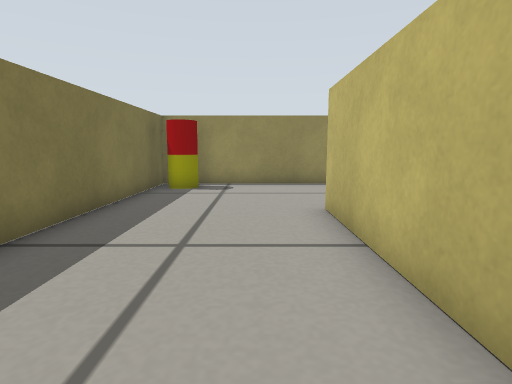
View 1 (above)

16 first-person views from a walk through a robot-simulator world made for Gazebo. The camera is 0.26 m above the floor, tilts 8° down and sees 80° across. The floor is counted in squares, 0.2 m on a side. Each view is taken from the middle of a square. On the plan, view 1 faces up. The plan holds only what a view shows up to about 13 squares ahead; the rest is blank.

View 2
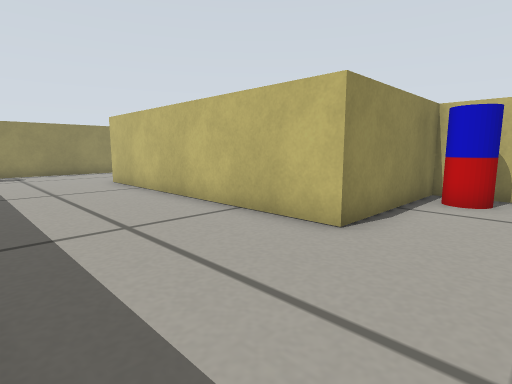

View 3
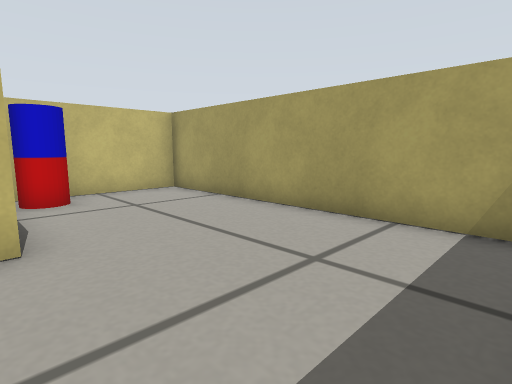

View 4
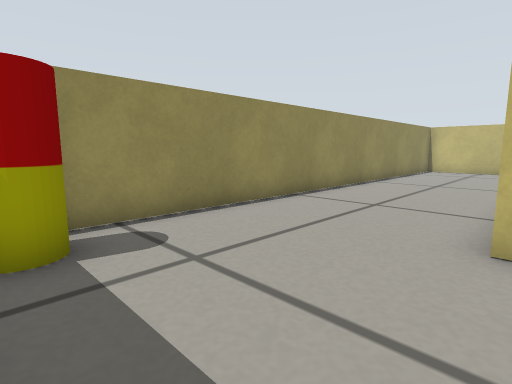

View 5
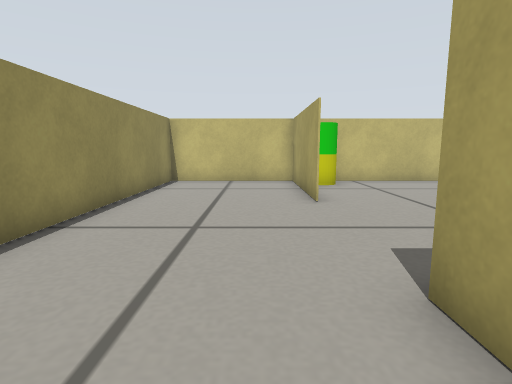

View 6
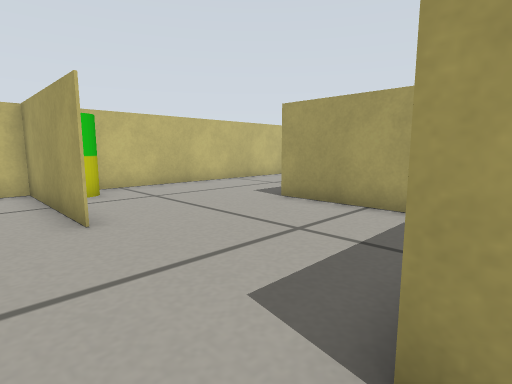

View 7
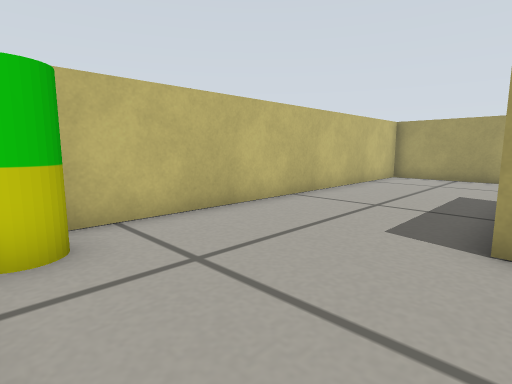

View 8
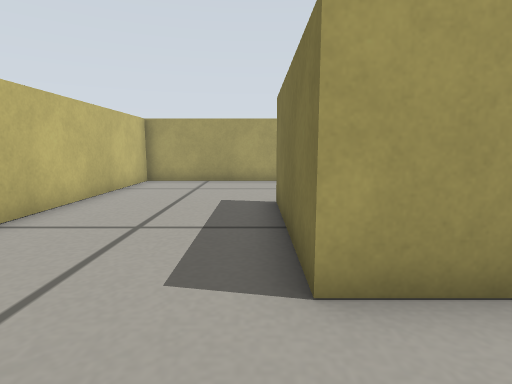

View 9
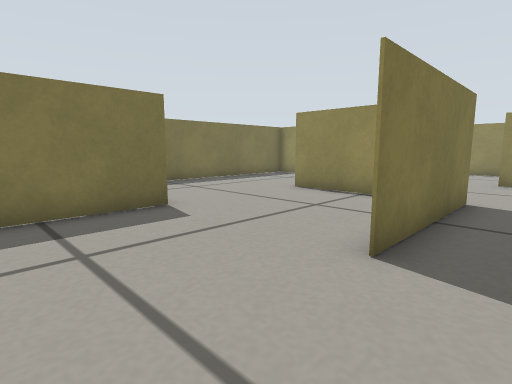

View 10
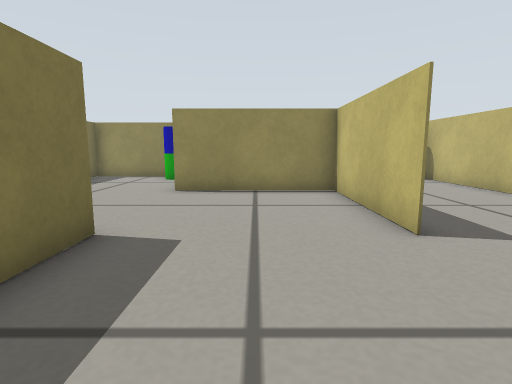

View 11
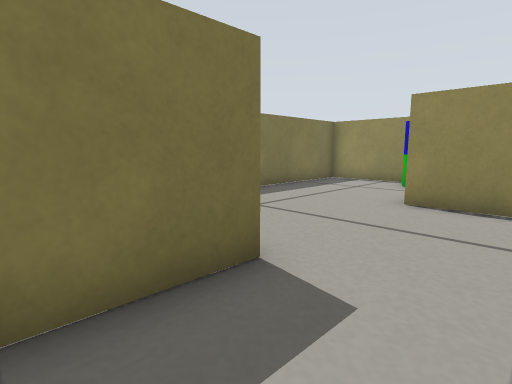

View 12
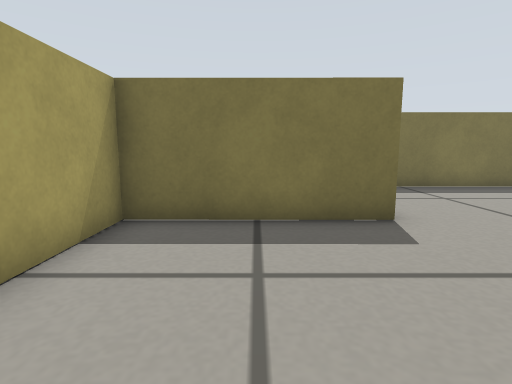

View 13
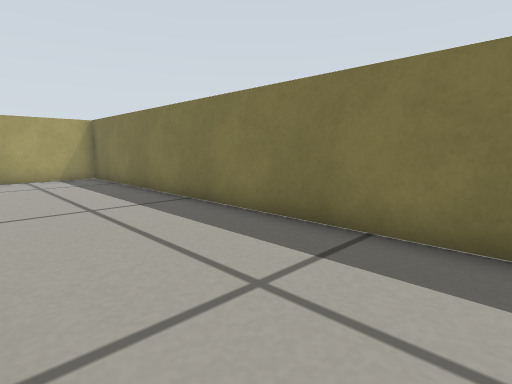

View 14
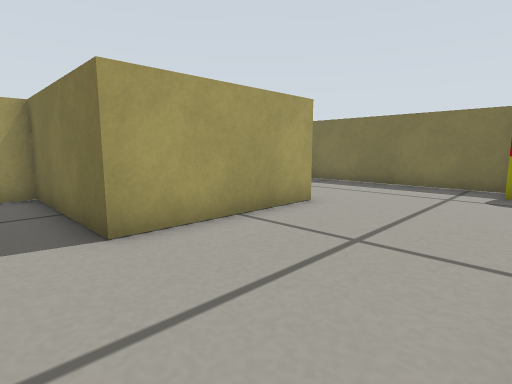

View 15
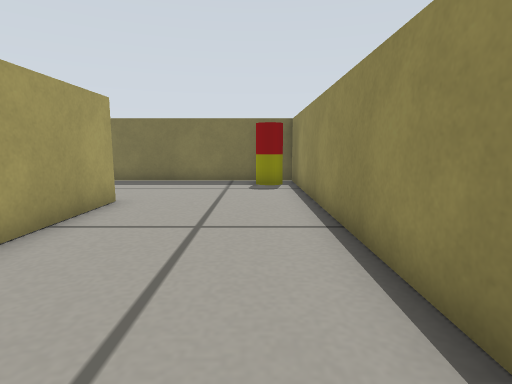

View 16
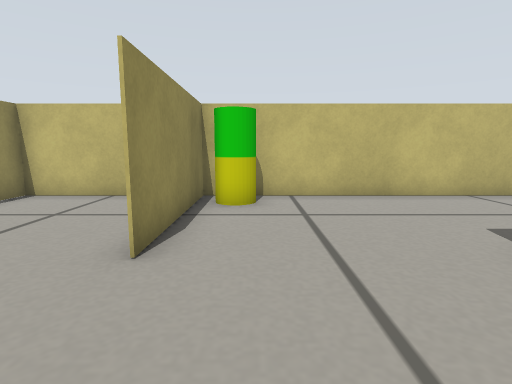

### Floor plan
Points are (right, up) in squares from view 1. A wall is a line through its corners. A room is listed if a view was taken in it or the views show most of it. See-through windows are left out.
Room 1 (views 1, 2, 3, 4, 5, 6, 7, 8, 9, 10, 11, 12, 13, 14, 15, 16)
walls: (6.6, 4.7) (6.5, 1.5) (11.5, 1.5) (11.5, -3.5); (4.6, 6.4) (2.8, 6.4); (5.8, -3.5) (1.5, -3.5) (1.5, 6.5) (4.6, 6.5); (1.5, 5.3) (1.5, -1.2); (11.5, -3.6) (11.5, 1.5) (6.4, 1.5); (6.5, -5.5) (6.5, -8.5) (6.5, -5.4); (14.4, 6.5) (11.4, 6.5) (14.5, 6.5); (16.5, 6.5) (16.5, 11.5) (-3.5, 11.5) (-3.5, -8.5) (9.3, -8.5); (11.1, -8.5) (16.5, -8.5) (16.5, 4.6)
objects: other object (-2, 10) to (-2, 11); other object (5, -5) to (6, -4); other object (5, 5) to (6, 6); other object (15, 5) to (16, 6)

Where each view was taken, in squares from view 1:
view 1: 0 up, 0 right, facing up
view 2: 6 down, 3 left, facing up-right
view 3: 3 down, 3 left, facing down-right
view 4: 6 up, 3 left, facing up-right
view 5: 8 up, 4 right, facing right
view 6: 8 up, 6 right, facing down-right
view 7: 6 up, 11 right, facing down-right
view 8: 4 up, 12 right, facing down
view 9: 7 down, 13 right, facing up-left
view 10: 8 down, 9 right, facing up
view 11: 6 down, 9 right, facing up-left
view 12: 6 down, 12 right, facing left
view 13: 6 up, 1 right, facing down-left
view 14: 11 up, 8 right, facing down-left
view 15: 10 up, 9 right, facing left
view 16: 5 up, 8 right, facing right
